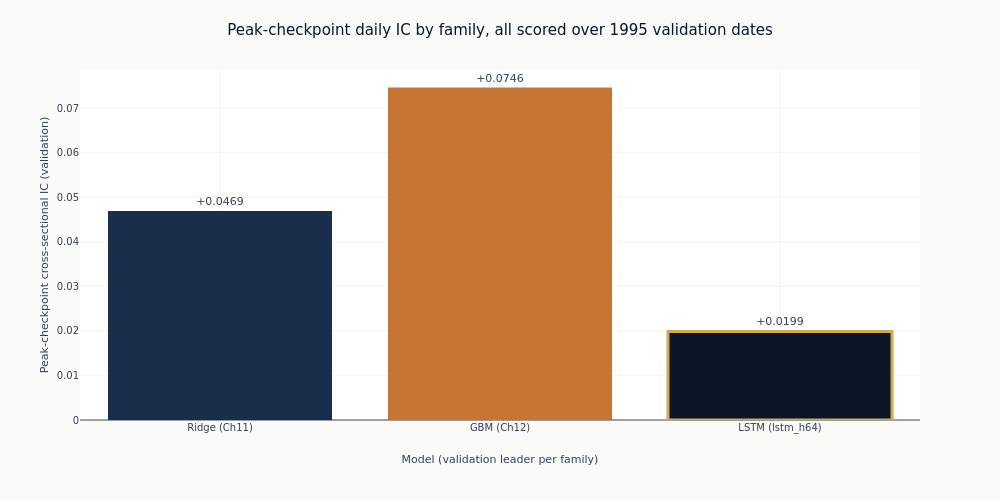

Notebook cell for this chart:
### Markdown cell above
## 7. Against the flat-feature baselines

The peak checkpoint against the linear and gradient-boosting leaders. This is the comparison the
notebook exists to make: whether reading the history as a sequence adds anything over handing
the same history to a model as columns.

The comparison only means anything if the three numbers were scored over the same days, and
section 2 explained why that is not guaranteed - each family's coverage bar is its own. So the
check runs first and the chart is drawn only if it passes. All three are the daily-pooled IC:
`load_model_ic` returns `COALESCE(ic_mean_daily, ic_mean)` under the name `ic_mean`, which is
the same statistic section 5 reads for the sequence family.

### Code cell
ridge_ic = prior_baselines.get("Ridge (Ch11)", float("nan"))
gbm_ic = prior_baselines.get("GBM (Ch12)", float("nan"))

_mismatched = {
    name: days for name, days in baseline_days.items() if days is not None and days != FULL_DAYS
}
if _mismatched:
    raise RuntimeError(
        f"the baselines were scored over {_mismatched} validation dates and this notebook's "
        f"checkpoints over {FULL_DAYS:.0f}; comparing the IC would measure the periods as much "
        "as the models. Re-run the stage whose leader is short before reading this comparison"
    )
print(f"All three leaders scored over {FULL_DAYS:.0f} validation dates")

_labels = ["Ridge (Ch11)", "GBM (Ch12)", f"LSTM ({CONFIG_NAME})"]
_vals = [ridge_ic, gbm_ic, PEAK_IC]
fig_cmp = go.Figure(
    go.Bar(
        x=_labels,
        y=_vals,
        marker=dict(
            color=[COLORS["slate"], COLORS["copper"], COLORS["blue"]],
            line=dict(color=COLORS["amber"], width=[0, 0, 3]),
        ),
        text=[f"{value:+.4f}" for value in _vals],
        textposition="outside",
        cliponaxis=False,
        showlegend=False,
    )
)
fig_cmp.update_layout(
    title=f"Peak-checkpoint daily IC by family, all scored over {FULL_DAYS:.0f} validation dates",
    height=500,
    width=1000,
    margin=dict(t=70),
    title_font=dict(size=15),
)
fig_cmp.update_xaxes(title_text="Model (validation leader per family)")
fig_cmp.update_yaxes(title_text="Peak-checkpoint cross-sectional IC (validation)")
fig_cmp.show()

### Figure 1 — Plotly figure (JSON) as saved in the notebook; plotly's stock layout.template omitted (floating-point values rounded to 4 significant figures)
{"data": [{"cliponaxis": false, "marker": {"color": ["#1a2d4a", "#C87533", "#0a1628"], "line": {"color": "#D4A84B", "width": [0, 0, 3]}}, "showlegend": false, "text": ["+0.0469", "+0.0746", "+0.0199"], "textposition": "outside", "type": "bar", "x": ["Ridge (Ch11)", "GBM (Ch12)", "LSTM (lstm_h64)"], "y": [0.04692, 0.07463, 0.01987]}], "layout": {"height": 500, "margin": {"t": 70}, "title": {"font": {"size": 15}, "text": "Peak-checkpoint daily IC by family, all scored over 1995 validation dates"}, "width": 1000, "xaxis": {"title": {"text": "Model (validation leader per family)"}}, "yaxis": {"title": {"text": "Peak-checkpoint cross-sectional IC (validation)"}}}}
